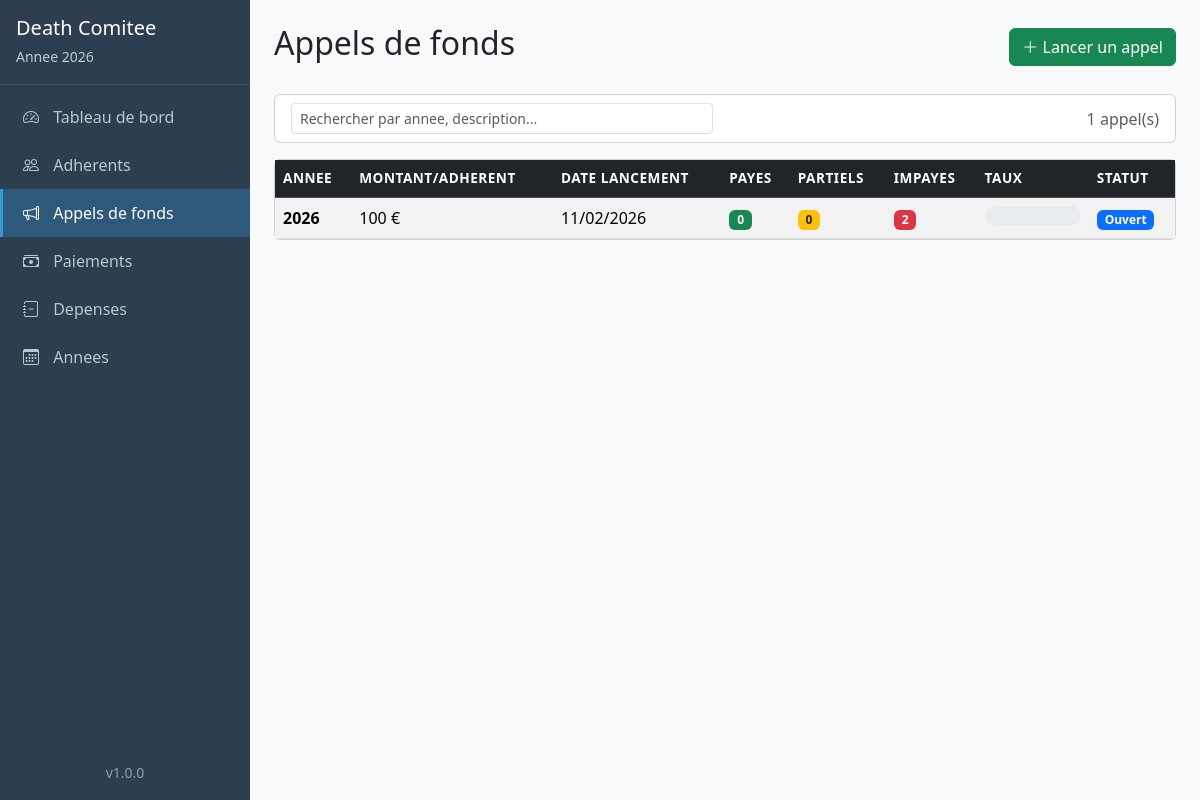
The page /appels/ on the database its author committed.
### tables this page shows
CREATE TABLE annees (
    id INTEGER PRIMARY KEY AUTOINCREMENT,
    annee INTEGER UNIQUE NOT NULL,
    active INTEGER DEFAULT 0,
    created_at TIMESTAMP DEFAULT CURRENT_TIMESTAMP,
    updated_at TIMESTAMP DEFAULT CURRENT_TIMESTAMP
);

CREATE TABLE appels_de_fonds (
    id INTEGER PRIMARY KEY AUTOINCREMENT,
    annee INTEGER NOT NULL,
    montant REAL NOT NULL,
    description TEXT,
    admin_id INTEGER,
    date_lancement DATE NOT NULL,
    cloture INTEGER DEFAULT 0,
    created_at TIMESTAMP DEFAULT CURRENT_TIMESTAMP,
    updated_at TIMESTAMP DEFAULT CURRENT_TIMESTAMP
);

### web/blueprints/appels.py (the view)
@appels_bp.route('/')
def index():
    appels = AppelDeFonds.get_all()
    appels_enriched = []
    for appel in appels:
        stats = appel.get_stats()
        appels_enriched.append({
            'appel': appel,
            'stats': stats
        })
    return render_template('appels/index.html', appels=appels_enriched)

### database/db_manager.py (called while the page is built)
    def __new__(cls, db_path=None):
        if cls._instance is None:
            cls._instance = super(DatabaseManager, cls).__new__(cls)
        return cls._instance

    def get_connection(self):
        if not self._connection:
            raise Exception("Base de données non initialisée")
        return self._connection

    def execute_query(self, query, params=None):
        conn = self.get_connection()
        cursor = conn.cursor()
        try:
            if params:
                cursor.execute(query, params)
            else:
                cursor.execute(query)
            conn.commit()
            return cursor
        except sqlite3.Error as e:
            conn.rollback()
            raise Exception(f"Erreur SQL: {str(e)}")

    def fetch_one(self, query, params=None):
        cursor = self.execute_query(query, params)
        return cursor.fetchone()

    def fetch_all(self, query, params=None):
        cursor = self.execute_query(query, params)
        return cursor.fetchall()

### models/annee.py (called while the page is built)
    @staticmethod
    def get_active():
        db = DatabaseManager()
        row = db.fetch_one("SELECT * FROM annees WHERE active = 1")
        if row:
            return Annee._from_row(row)
        return None

    @staticmethod
    def _from_row(row):
        return Annee(
            id=row['id'],
            annee=row['annee'],
            active=row['active'],
            created_at=row['created_at'],
            updated_at=row['updated_at']
        )

### models/appel.py (called while the page is built)
    @staticmethod
    def get_all():
        db = DatabaseManager()
        rows = db.fetch_all("SELECT * FROM appels_de_fonds ORDER BY date_lancement DESC")
        return [AppelDeFonds._from_row(row) for row in rows]

    @staticmethod
    def _from_row(row):
        return AppelDeFonds(
            id=row['id'],
            annee=row['annee'],
            montant=row['montant'],
            description=row['description'],
            admin_id=row['admin_id'],
            date_lancement=row['date_lancement'],
            cloture=row['cloture'],
            created_at=row['created_at'],
            updated_at=row['updated_at']
        )

### web/templates/appels/index.html (shortened to what this page needs)
{% extends 'base.html' %}
{% block content %}
<div class="d-flex justify-content-between align-items-center mb-4">
    <h2>Appels de fonds</h2>
    <button class="btn btn-success" onclick="loadModal('{{ url_for('appels.form_nouveau') }}')">
        <i class="bi bi-plus-lg"></i> Lancer un appel
    </button>
</div>
<div class="card mb-3">
    <div class="card-body py-2">
        <div class="row align-items-center">
            <div class="col-md-6">
                <input type="text" id="tableSearch" class="form-control form-control-sm"
                       placeholder="Rechercher par annee, description...">
            </div>
            <div class="col-md-6 text-end">
                <span class="text-muted"><span id="rowCount">{{ appels|length }}</span> appel(s)</span>
            </div>
        </div>
    </div>
</div>
<div class="card">
    <div class="table-responsive">
        <table class="table table-hover table-striped mb-0" id="dataTable">
            <thead class="table-dark">
                <tr>
                    <th>Annee</th>
                    <th>Montant/Adherent</th>
                    <th>Date lancement</th>
                    <th>Payes</th>
                    <th>Partiels</th>
                    <th>Impayes</th>
                    <th>Taux</th>
                    <th>Statut</th>
                </tr>
            </thead>
            <tbody>
            {% for item in appels %}
                <tr class="clickable-row" data-detail-url="{{ url_for('appels.detail', id=item.appel.id) }}">
                    <td class="fw-bold">{{ item.appel.annee }}</td>
                    <td>{{ item.appel.montant|format_montant }}</td>
                    <td>{{ item.appel.date_lancement|format_date }}</td>
                    <td><span class="badge bg-success">{{ item.stats.nb_paye }}</span></td>
                    <td><span class="badge bg-warning text-dark">{{ item.stats.nb_partiel }}</span></td>
                    <td><span class="badge bg-danger">{{ item.stats.nb_non_paye }}</span></td>
                    <td>
                        <div class="progress" style="height: 20px; min-width: 80px;">
                        </div>
                    </td>
                    <td>
                        {% if item.appel.cloture %}
                            <span class="badge bg-secondary">Cloture</span>
                        {% else %}
                            <span class="badge bg-primary">Ouvert</span>
                        {% endif %}
                    </td>
                </tr>
            {% else %}
                <tr><td colspan="8" class="text-muted text-center py-3">Aucun appel de fond</td></tr>
            {% endfor %}
            </tbody>
        </table>
    </div>
</div>
{% endblock %}

### web/templates/components/sidebar.html
<nav class="sidebar d-flex flex-column">
    <div class="sidebar-header p-3 mb-2">
        <h5 class="text-white mb-1">{{ APP_NAME }}</h5>
        <small class="text-light opacity-75">
            {% if annee_active %}
                Annee {{ annee_active.annee }}
            {% else %}
                Aucune annee active
            {% endif %}
        </small>
    </div>
    <ul class="nav flex-column flex-grow-1">
        <li class="nav-item">
            <a class="nav-link {% if active_section == 'dashboard' %}active{% endif %}"
               href="{{ url_for('dashboard.index') }}">
                <i class="bi bi-speedometer2"></i> Tableau de bord
            </a>
        </li>
        <li class="nav-item">
            <a class="nav-link {% if active_section == 'adherents' %}active{% endif %}"
               href="{{ url_for('adherents.index') }}">
                <i class="bi bi-people"></i> Adherents
            </a>
        </li>
        <li class="nav-item">
            <a class="nav-link {% if active_section == 'appels' %}active{% endif %}"
               href="{{ url_for('appels.index') }}">
                <i class="bi bi-megaphone"></i> Appels de fonds
            </a>
        </li>
        <li class="nav-item">
            <a class="nav-link {% if active_section == 'paiements' %}active{% endif %}"
               href="{{ url_for('contributions.index') }}">
                <i class="bi bi-cash-stack"></i> Paiements
            </a>
        </li>
        <li class="nav-item">
            <a class="nav-link {% if active_section == 'depenses' %}active{% endif %}"
               href="{{ url_for('depenses.index') }}">
                <i class="bi bi-journal-minus"></i> Depenses
            </a>
        </li>
        <li class="nav-item">
            <a class="nav-link {% if active_section == 'annees' %}active{% endif %}"
               href="{{ url_for('annees.index') }}">
                <i class="bi bi-calendar3"></i> Annees
            </a>
        </li>
    </ul>
    <div class="p-3 text-center">
        <small class="text-light opacity-50">v{{ APP_VERSION }}</small>
    </div>
</nav>

### web/static/css/style.css (style rules this page uses)
.sidebar { background-color: #2C3E50; width: 250px; min-height: 100vh; position: fixed; top: 0; left: 0; z-index: 100; }
.sidebar-header { border-bottom: 1px solid rgba(255, 255, 255, 0.1); }
.sidebar .nav-link { color: rgba(255, 255, 255, 0.7); padding: 12px 20px; border-left: 3px solid transparent; transition: all 0.2s; }
.sidebar .nav-link.active { color: #fff; background-color: rgba(52, 152, 219, 0.3); border-left-color: #3498DB; }
.sidebar .nav-link i { margin-right: 10px; width: 20px; text-align: center; }
.clickable-row { cursor: pointer; transition: background-color 0.15s; }
.table thead th { font-weight: 600; font-size: 0.85rem; text-transform: uppercase; letter-spacing: 0.5px; }
.progress { height: 24px; border-radius: 12px; }

### rows shown on the page
annees: annee "2026"
appels_de_fonds: appel.annee "2026", appel.montant "100 €", appel.date_lancement "11/02/2026"

### other values the page prints
{{ APP_NAME }} "Death Comitee"
{{ APP_VERSION }} "1.0.0"
{{ appels|length }} "1"
{{ item.stats.nb_paye }} "0"
{{ item.stats.nb_partiel }} "0"
{{ item.stats.nb_non_paye }} "2"
